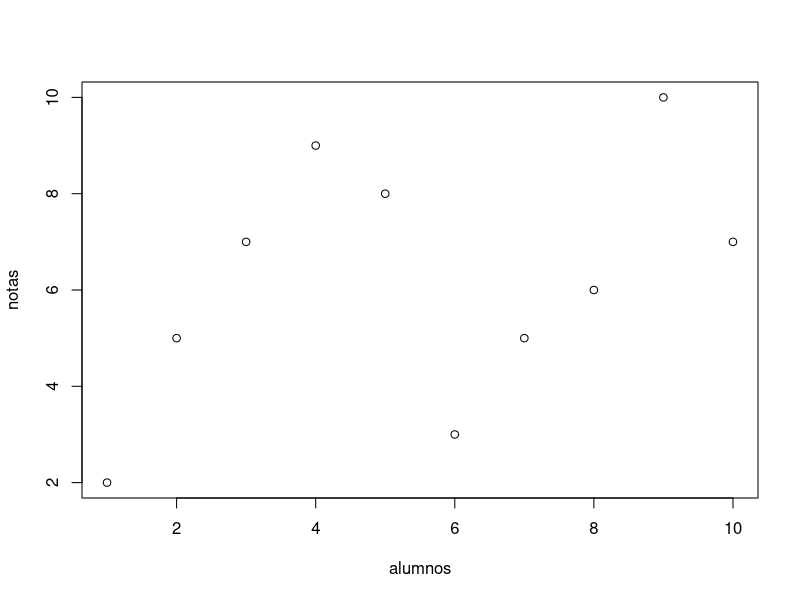
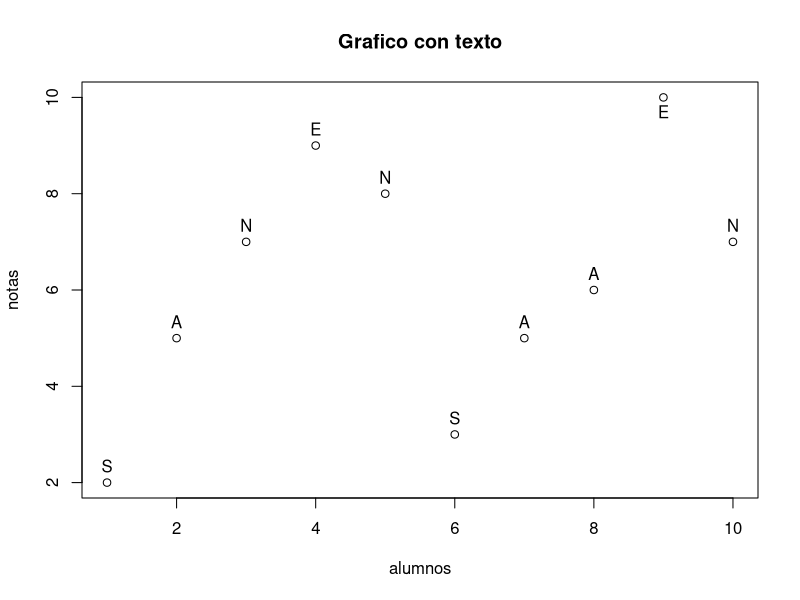
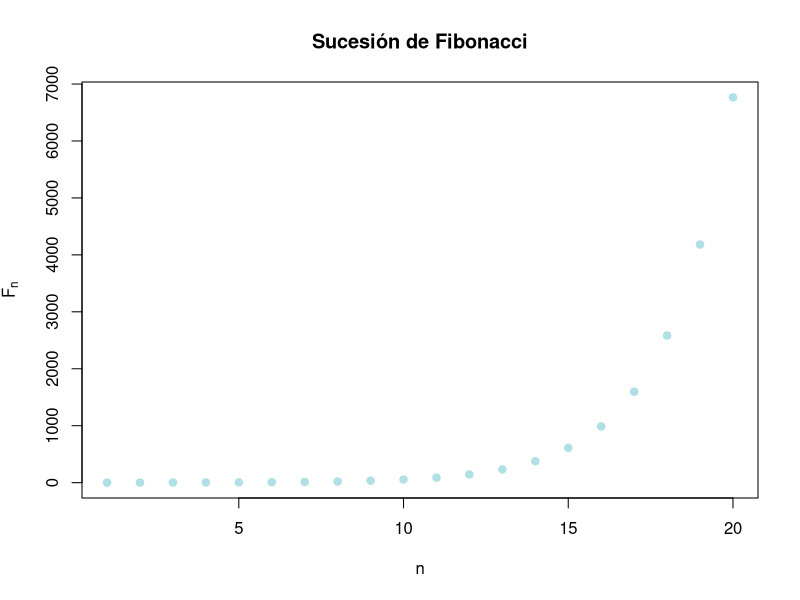
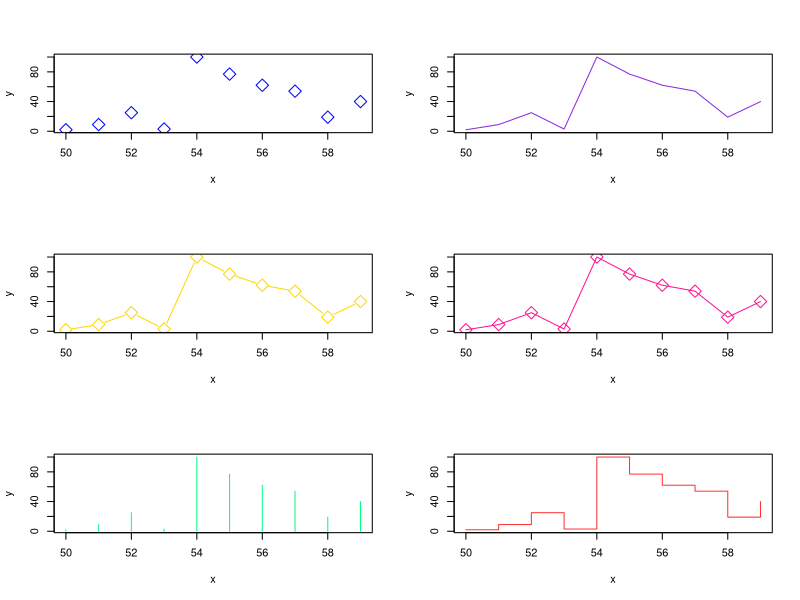
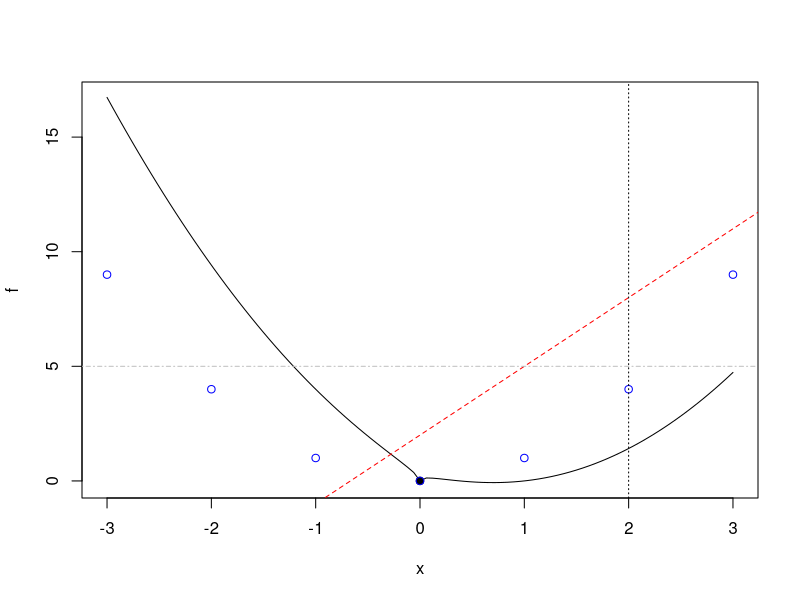

Source code (R) for these figures, in order:
## ---- chunk 1
knitr::opts_chunk$set(echo = TRUE)
## ---- chunk 2
alumnos = c(1:10)
notas = c(2,5,7,9,8,3,5,6,10,7)
plot(alumnos,notas)
plot(alumnos,notas, main = "Grafico con texto")
text(alumnos,notas, labels = c("S","A","N","E","N","S","A","A","E","N"), 
     pos = c(rep(3,times = 8),1,3))
## ---- chunk 3
n = 1:20
fib = (1/sqrt(5))*((1+sqrt(5))/2)^n - (1/sqrt(5))*((1-sqrt(5))/2)^n
fib
plot(fib, xlab = "n", ylab = expression(F[n]), main = "Sucesión de Fibonacci",
     pch = 19, col="powderblue")
## ---- chunk 4
par(mfrow = c(3,2))
x = c(50:59)
y = c(2,9,25,3,100,77,62,54,19,40)
plot(x,y, pch = 23, cex = 2, col = "blue", type = "p")
plot(x,y, pch = 23, cex = 2, col = "blueviolet", type = "l")
plot(x,y, pch = 23, cex = 2, col = "gold", type = "b")
plot(x,y, pch = 23, cex = 2, col = "deeppink", type = "o")
plot(x,y, pch = 23, cex = 2, col = "springgreen", type = "h")
plot(x,y, pch = 23, cex = 2, col = "firebrick1", type = "s")
par(mfrow = c(1,1))
## ---- chunk 5
f <- function(x){
  x^2 -2*x + sqrt(abs(x))
}
plot(f, xlim = c(-3,3))
points(0,0, pch = 19)
points(-3:3, (-3:3)^2, col = "blue")
abline(2,3, lty = "dashed", col = "red")
abline(v = 2, lty = "dotted", col = "black")
abline(h = 5, lty = "dotdash", col = "gray")
